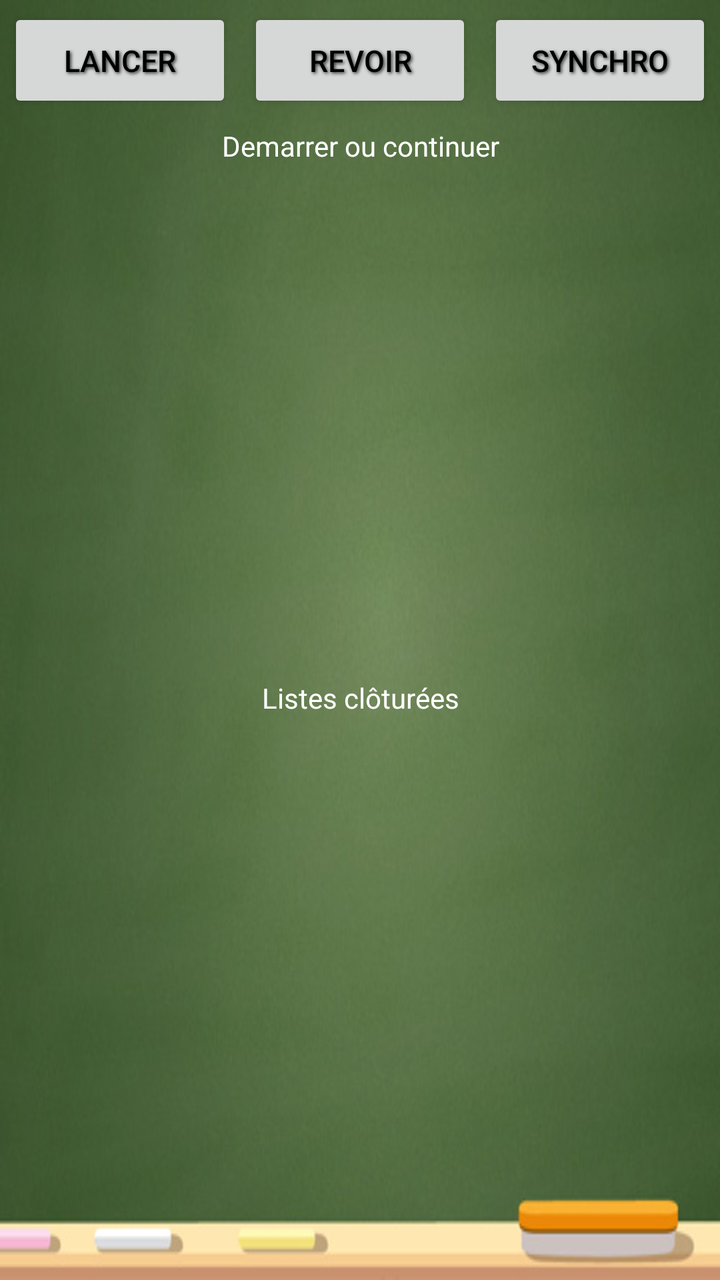
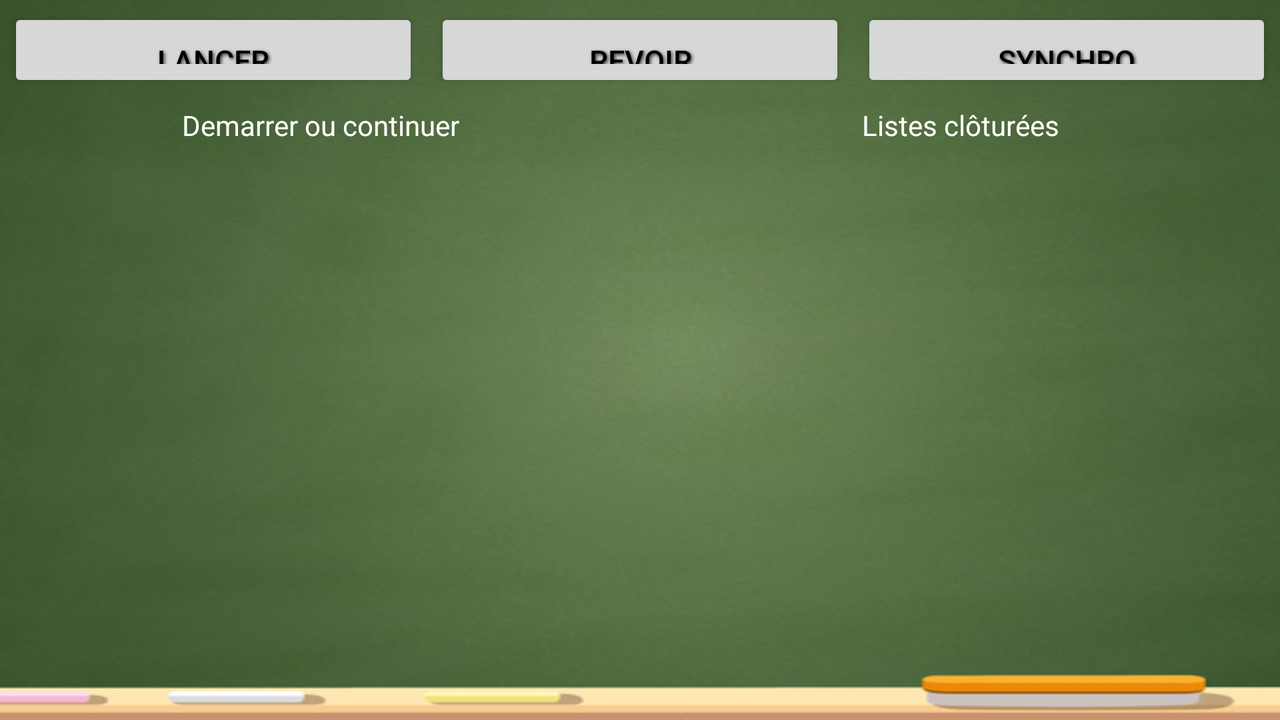

Two renders of one Android screen. The first uses the default layout on a phone; the second uses the alternative layout the repository ships for a different screen configuration, on a matching device. The two XML files are below.
<!-- AndroidManifest.xml: application theme CustomActionBarTheme -->
<!-- res/layout/activity_run_liste.xml -->
<LinearLayout xmlns:android="http://schemas.android.com/apk/res/android"
	xmlns:tools="http://schemas.android.com/tools"
	android:layout_width="match_parent"
	android:layout_height="match_parent"
	android:background="@drawable/chalkboard_background"
	android:orientation="vertical"
	android:paddingBottom="23dp"
	tools:context="com.dmb.trueprice.RunListe$PlaceholderFragment" >


    





    <LinearLayout
    	android:layout_width="match_parent"
    	android:layout_height="wrap_content"
    	android:minHeight="25dp"
    	android:orientation="horizontal"
    	android:weightSum="99" >

    	<Button
    		style="@style/btt_test"
    		android:id="@+id/btn_run_liste_start"
    		android:layout_width="match_parent"
    		android:layout_height="match_parent"
    		android:layout_weight="33"
    		android:text="Lancer"
    		android:textColor="@color/black"
    		android:textColorHint="@color/black"
    		android:textSize="15sp" />

    	<Button
    		style="@style/btt_test"
    		android:id="@+id/btn_run_liste_review"
    		android:layout_width="match_parent"
    		android:layout_height="match_parent"
    		android:layout_weight="33"
    		android:text="Revoir"
    		android:textColor="@color/black"
    		android:textColorHint="@color/black"
    		android:textSize="15sp" />

    	<Button
    		style="@style/btt_test"
    		android:id="@+id/btn_run_liste_sync"
    		android:layout_width="match_parent"
    		android:layout_height="match_parent"
    		android:layout_weight="33"
    		android:text="Synchro"
    		android:textColor="@color/black"
    		android:textColorHint="@color/black"
    		android:textSize="15sp" />

    </LinearLayout>

    <LinearLayout
    	android:layout_width="match_parent"
    	android:layout_height="match_parent"
    	android:layout_marginBottom="5dp"
    	android:baselineAligned="false"
    	android:orientation="vertical" >

    	<LinearLayout
    		android:layout_width="wrap_content"
    		android:layout_height="match_parent"
    		android:layout_weight="1"
    		android:orientation="vertical" >

    		<TextView
    			android:id="@+id/run_label_start_continue"
    			android:layout_width="match_parent"
    			android:layout_height="25dp"
    			android:gravity="center_horizontal|center_vertical"
    			android:text="Demarrer ou continuer"
    			android:textColor="@color/white"
    			android:textColorHint="@color/white" />

    		<ListView
    			android:id="@+id/run_listview_start_continue"
    			android:layout_width="match_parent"
    			android:layout_height="match_parent"
    			android:background="@android:color/transparent"
    			android:longClickable="false"
    		android:textColor="@color/black"
    		android:textColorHint="@color/black" >
    		</ListView>
    		
    	</LinearLayout>

    	<LinearLayout
    		android:layout_width="wrap_content"
    		android:layout_height="match_parent"
    		android:layout_weight="1"
    		android:orientation="vertical" >

    		<TextView
    			android:id="@+id/run_label_review"
    			android:layout_width="match_parent"
    			android:layout_height="25dp"
    			android:gravity="center_horizontal|center_vertical"
    			android:text="Listes clôturées"
    			android:textColor="@color/white"
    			android:textColorHint="@color/white" />

    		<ListView
    			android:id="@+id/run_listview_review"
    			android:layout_width="match_parent"
    			android:layout_height="match_parent"
    			android:background="@android:color/transparent"
    			android:longClickable="false"
    		android:textColor="@color/black"
    		android:textColorHint="@color/black" >
    		</ListView>
    		
    	</LinearLayout>
    </LinearLayout>
		
</LinearLayout>
<!-- resources referenced by this layout -->
<resources>
  <color name="black">#ff000000</color>
  <color name="white">#ffffffff</color>
  <!-- drawable chalkboard_background: jpg bitmap (drawable-nodpi, 35154 bytes) -->
  <style name="btt_test">
  	    <item name="android:layout_width">fill_parent</item>
  	    <item name="android:layout_height">wrap_content</item>
  	    <item name="android:textColor">#FFFFFF</item>
  	    <item name="android:gravity">center</item>
  	    <item name="android:layout_margin">4dp</item>
  	    <item name="android:textSize">20sp</item>
  
  	    <item name="android:shadowColor">#333333</item>
  	    <item name="android:shadowDx">2</item>
  	    <item name="android:shadowDy">2</item>
          <item name="android:shadowRadius">4</item>
          <item name="android:padding">16dp</item>
  
      </style>
  <!-- from res/values-v11/ -->
  <style name="CustomActionBarTheme" parent="@style/Theme.AppCompat.Light.DarkActionBar">
  
          <item name="android:actionBarStyle" tools:tagertApi="11">@style/MyActionBar</item>
  
      </style>
  <!-- from res/values-v11/ -->
  <style name="MyActionBar" parent="@style/Widget.AppCompat.Light.ActionBar.Solid.Inverse">
  
          
  		<item name="android:background">@drawable/bar_grey_background</item>
  
      </style>
  <!-- drawable bar_grey_background: png bitmap (drawable-nodpi, 753819 bytes) -->
</resources>
<!-- res/layout-land/activity_run_liste.xml (the repository's variant of the layout above) -->
<!-- drawn on the phone turned sideways -->
<LinearLayout xmlns:android="http://schemas.android.com/apk/res/android"
    xmlns:tools="http://schemas.android.com/tools"
    android:id="@+id/run_liste_land_wrapper"
    android:layout_width="match_parent"
    android:layout_height="match_parent"
    android:orientation="vertical"
    android:background="@drawable/chalkboard_background"
    tools:context="com.dmb.trueprice.RunListe$PlaceholderFragment">

    <LinearLayout
    	android:layout_width="match_parent"
    	android:layout_height="50dp"
    	android:minHeight="25dp"
    	android:orientation="horizontal"
    	android:weightSum="99" >

    	<Button
    		style="@style/btt_test"
    		android:id="@+id/btn_run_liste_start"
    		android:layout_width="match_parent"
    		android:layout_height="match_parent"
    		android:layout_weight="33"
    		android:text="Lancer"
    		android:textColor="@color/black"
    		android:textColorHint="@color/black"
    		android:textSize="15sp" />

    	<Button
    		style="@style/btt_test"
    		android:id="@+id/btn_run_liste_review"
    		android:layout_width="match_parent"
    		android:layout_height="match_parent"
    		android:layout_weight="33"
    		android:text="Revoir"
    		android:textColor="@color/black"
    		android:textColorHint="@color/black"
    		android:textSize="15sp" />

    	<Button
    		style="@style/btt_test"
    		android:id="@+id/btn_run_liste_sync"
    		android:layout_width="match_parent"
    		android:layout_height="match_parent"
    		android:layout_weight="33"
    		android:text="Synchro"
    		android:textColor="@color/black"
    		android:textColorHint="@color/black"
    		android:textSize="15sp" />

    </LinearLayout>

    <LinearLayout
    	android:layout_width="match_parent"
    	android:layout_height="wrap_content"
    	android:layout_marginBottom="15dp"
    	android:baselineAligned="false"
    	android:orientation="horizontal" >

        <LinearLayout
        	android:layout_width="wrap_content"
        	android:layout_height="match_parent"
        	android:layout_weight="1"
        	android:orientation="vertical" >

        	<TextView
        		android:id="@+id/run_label_start_continue"
        		android:layout_width="match_parent"
        		android:layout_height="25dp"
        		android:gravity="center_horizontal|center_vertical"
        		android:text="Demarrer ou continuer"
    		android:textColor="@color/white"
    		android:textColorHint="@color/white" />


        	<ListView
        		android:id="@+id/run_listview_start_continue"
        		android:layout_width="match_parent"
        		android:layout_height="match_parent"
        		android:background="@android:color/transparent"
    		android:textColor="@color/black"
    		android:textColorHint="@color/black" >
        	</ListView>
        	
        </LinearLayout>

        <LinearLayout
        	android:layout_width="wrap_content"
        	android:layout_height="match_parent"
        	android:layout_weight="1"
        	android:orientation="vertical" >

            <TextView
            	android:id="@+id/run_label_review"
            	android:layout_width="match_parent"
            	android:layout_height="25dp"
            	android:gravity="center_horizontal|center_vertical"
            	android:text="Listes clôturées"
    		android:textColor="@color/white"
    		android:textColorHint="@color/white" />


            <ListView
            	android:id="@+id/run_listview_review"
            	android:layout_width="match_parent"
            	android:layout_height="match_parent"
            	android:background="@android:color/transparent"
            	android:longClickable="false"
    		android:textColor="@color/black"
    		android:textColorHint="@color/black" >
            </ListView>
            
        </LinearLayout>
    </LinearLayout>

</LinearLayout>
